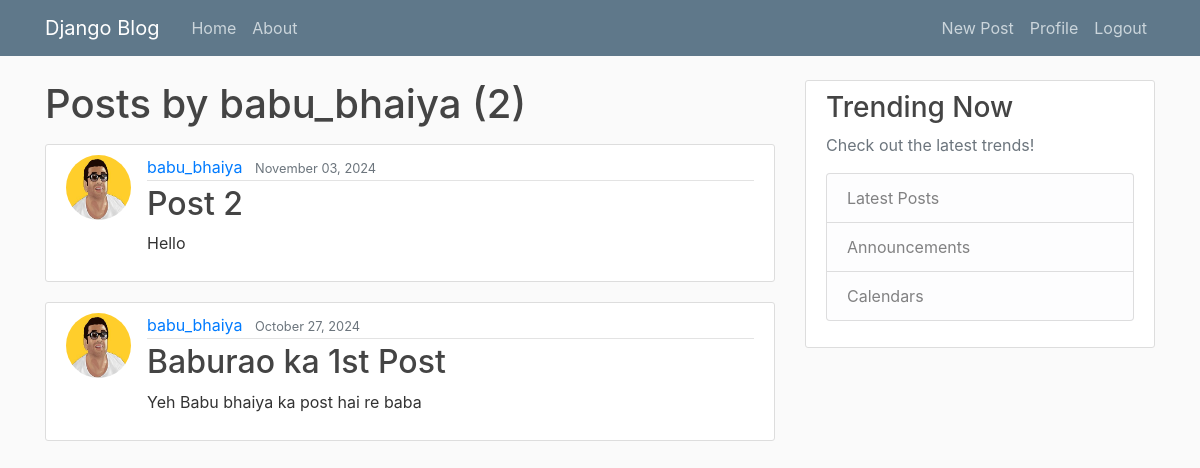
Page /user/babu_bhaiya (signed in) on the committed database.
### blog/models.py (models this page shows, shortened)
class Post(models.Model):
    title = models.CharField(max_length=100)
    content = models.TextField()
    date_posted = models.DateTimeField(default=timezone.now)
    author = models.ForeignKey(User, on_delete=models.CASCADE)

### users/models.py (models this page shows, shortened)
class Profile(models.Model):
    user = models.OneToOneField(User, on_delete=models.CASCADE)
    image = models.ImageField(default='default.jpg', upload_to='profile_pics')

### blog/views.py (the view)
# urls.py: path('user/<str:username>', UserPostListView.as_view(), name='user-posts'),
class UserPostListView(ListView):
    model = Post
    template_name = 'blog/user_posts.html'  # <app>/<model>_<viewtype>.html
    context_object_name = 'posts'
    paginate_by = 5
    def get_queryset(self):
        user = get_object_or_404(User, username=self.kwargs.get('username'))
        return Post.objects.filter(author=user).order_by('-date_posted')

### blog/templates/blog/user_posts.html (shortened to what this page needs)
{% extends "blog/base.html" %}
{% block content %}
    <h1 class="mb-3">Posts by {{ view.kwargs.username }} ({{ page_obj.paginator.count }})</h1>
    {% for post in posts %}
        <article class="media content-section">
          <img class="rounded-circle article-img" src="{{ post.author.profile.image.url }}">
          <div class="media-body">
            <div class="article-metadata">
              <a class="mr-2" href="{% url 'user-posts' post.author.username %}">{{ post.author }}</a>
              <small class="text-muted">{{ post.date_posted|date:"F d, Y" }}</small>
            </div>
            <h2><a class="article-title" href="{% url 'post-detail' post.id %}">{{ post.title }}</a></h2>
            <p class="article-content">{{ post.content }}</p>
          </div>
        </article>
    {% endfor %}
{% endblock content %}

### blog/static/blog/main.css (style rules this page uses)
body { background: #fafafa; color: #333333; margin-top: 5rem; }
h1, h2, h3, h4, h5, h6 { color: #444444; }
.content-section { background: #ffffff; padding: 10px 20px; border: 1px solid #dddddd; border-radius: 3px; margin-bottom: 20px; }
.article-title { color: #444444; }
.article-content { white-space: pre-line; }
.article-img { height: 65px; width: 65px; margin-right: 16px; }
.article-metadata { padding-bottom: 1px; margin-bottom: 4px; border-bottom: 1px solid #e3e3e3 }

### rows in the picture
Post: author.profile.image (picture), author "babu_bhaiya", date_posted "November 03, 2024", title "Post 2", content "Hello"
Post: author.profile.image (picture), author "babu_bhaiya", date_posted "October 27, 2024", title "Baburao ka 1st Post", content "Yeh Babu bhaiya ka post hai re baba"

### other values in the picture
{{ view.kwargs.username }} "babu_bhaiya"
{{ page_obj.paginator.count }} "2"
